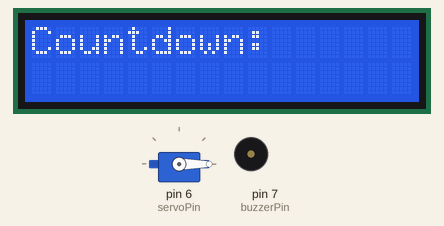
This sketch was run on a simulated Arduino Uno, built with avr-gcc and run on an emulated ATmega328P. Parts: servo, 16×2 character LCD, buzzer (waves = sounding, pin HIGH).

Above: at 0.1 s.
At 2.1 s:
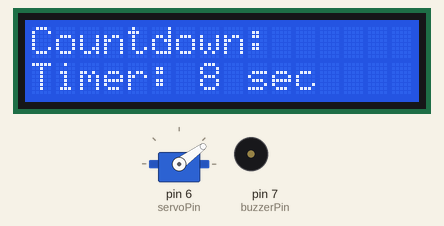
At 5.1 s:
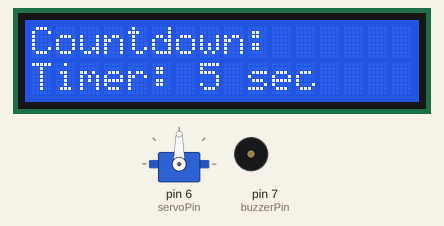
At 10.1 s:
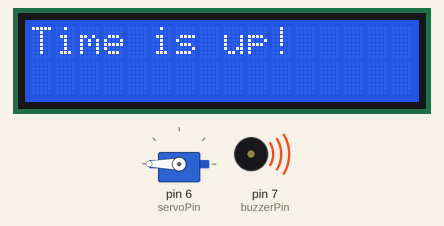
Timing chart, 0 to 40.0 s (numbered marks = the images above):
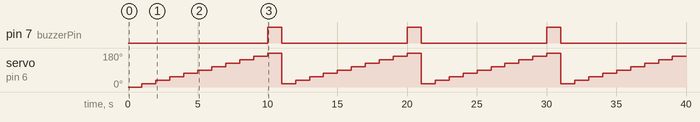

Measured:
- by itself, pin 7 (buzzerPin): alternates HIGH for 1.0 s and LOW for 9.0 s
- by itself, servo on pin 6 (servoPin): repeats every 10.0 s: 36° 1.0 s, 54° 1.0 s, 72° 1.0 s, 90° 1.0 s, 108° 1.0 s, 126° 1.0 s, 144° 1.0 s, 162° 1.0 s, 180° 1.0 s, 18° 1.0 s
- what the display in image 1 shows lasts 1.0 s, from 2.0 s to 3.0 s

The sketch:

Motor.ino
```cpp
#include <Servo.h>
#include <LiquidCrystal.h>

const int servoPin = 6;
const int buzzerPin = 7;

const int rs = 12, en = 11, d4 = 5, d5 = 4, d6 = 3, d7 = 2;

Servo myServo;
LiquidCrystal lcd(rs, en, d4, d5, d6, d7);

int currentAngle = 0;
unsigned long lastUpdateTime = 0;
const int interval = 1000;
int steps = 0;
const int totalSteps = 10;

void setup() {
  myServo.attach(servoPin);
  myServo.write(currentAngle);

  pinMode(buzzerPin, OUTPUT);
  digitalWrite(buzzerPin, LOW);

  lcd.begin(16, 2);
  lcd.setCursor(0, 0);
  lcd.print("Countdown:");
}

void loop() {
  unsigned long currentTime = millis();

  if (steps < totalSteps) {
    if (currentTime - lastUpdateTime >= interval) {
      lastUpdateTime = currentTime;
      currentAngle += 18;
      steps++;
      myServo.write(currentAngle);

      int remainingSeconds = totalSteps - steps;
      lcd.setCursor(0, 1);
      lcd.print("Timer: ");
      lcd.print(remainingSeconds);
      lcd.print(" sec     ");
    }
  } else if (steps == totalSteps) {
    lcd.clear();
    lcd.setCursor(0, 0);
    lcd.print("Time is up!");
    digitalWrite(buzzerPin, HIGH);
    delay(1000);
    digitalWrite(buzzerPin, LOW);

    steps = 0;
    currentAngle = 0;
    myServo.write(currentAngle);
    lastUpdateTime = currentTime;

    lcd.clear();
    lcd.setCursor(0, 0);
    lcd.print("Countdown:");
  }
}
```
